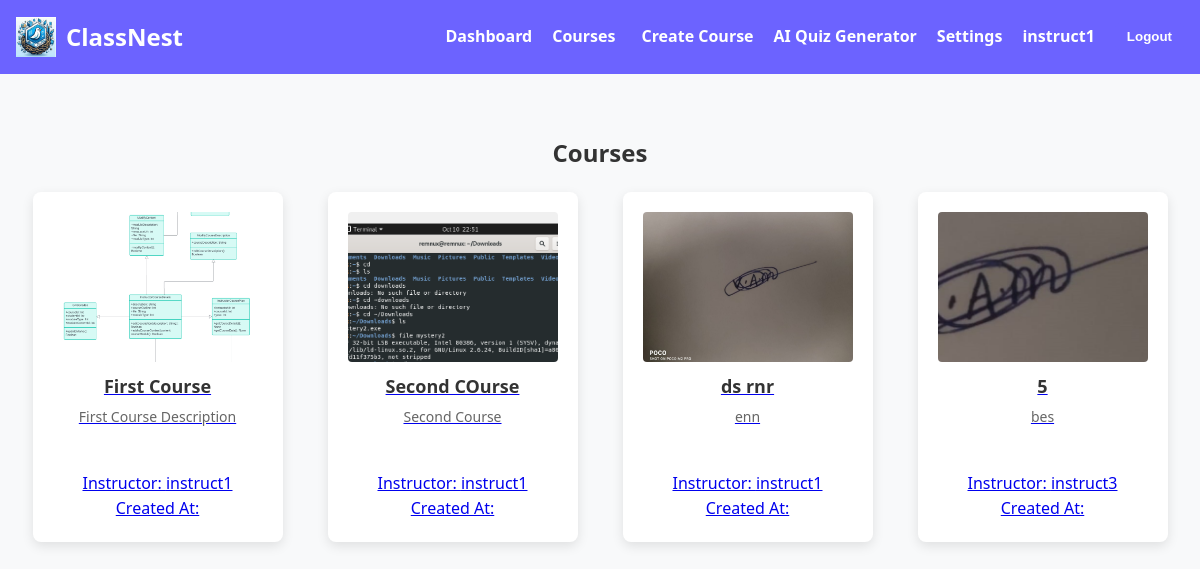
The app's page /courses/ (signed in) with its own data.
### classnest_Base/models.py (models this page shows, shortened)
class Course(models.Model):
    title = models.CharField(max_length=255)
    description = models.TextField()
    instructor = models.ForeignKey(User, on_delete=models.CASCADE, related_name='instructed_courses')
    students = models.ManyToManyField(User, related_name='enrolled_courses', blank=True)
    thumbnail = models.ImageField(upload_to='course_thumbnails/', blank=True, null=True)  # Add this line

### classnest_Base/views.py (the view)
# urls.py: path('courses/', views.courses_view, name='courses'),
@login_required
def courses_view(request):
    is_instructor = request.user.groups.filter(name='Instructor').exists()  # Use 'Instructor' instead of 'Instructors'
    courses = Course.objects.all()
    return render(request, 'classnest_Base/courses.html', {'courses': courses, 'is_instructor': is_instructor})

### classnest_Base/templates/classnest_Base/courses.html (shortened to what this page needs)
<!DOCTYPE html>
<html lang="en">
<head>
  {% load static %}
  <link rel="stylesheet" href="{% static 'classnest_Base/css/dashboard_styles.css' %}">
  <link rel="stylesheet" href="{% static 'classnest_Base/css/courses.css' %}">
</head>
<body>
  <header class="navbar">
    <div class="navbar-container">
      <div class="logo">
        <img src="{% static 'classnest_Base/img/app_icon.png' %}" alt="Logo Icon" class="logo-icon">
        ClassNest
      </div>
      <nav class="nav-links">
        <a href="{% url 'dashboard' %}">Dashboard</a>
        <a href="{% url 'courses' %}">Courses</a>
        {% if is_instructor %}
          <a href="{% url 'create-course' %}" class="create-course-btn">
             Create Course
          </a>
        {% endif %}
        <a href="#">AI Quiz Generator</a>
        <a href="{% url 'password_change' %}">Settings</a>
        <span class="user-info">{{ request.user.username }}</span>
        <form action="{% url 'logout' %}" method="post" style="display: inline;">
          <button type="submit" class="logout-btn">Logout</button>
        </form>
      </nav>
    </div>
  </header>
  <div class="courses-container">
    <h2>Courses</h2>
    <div class="courses-grid">
        {% for course in courses %}
        <a href="{% url 'course-detail' course.id %}" class="course-card-link">
            <div class="course-card">
                <img src="{{ course.thumbnail.url }}" alt="Course Thumbnail" class="course-thumbnail">
                <h3 class="course-title">{{ course.title }}</h3>
                <p class="course-description">{{ course.description }}</p>
                <p>Instructor: {{ course.instructor.username }}</p>
                <p>Created At: {{ course.created_at|date:"M d, Y" }}</p>
            </div>
        </a>
        {% empty %}
            <p>No courses available.</p>
        {% endfor %}
    </div>
  </div>
</body>
</html>

### classnest_Base/static/classnest_Base/css/dashboard_styles.css (style rules this page uses)
* { margin: 0; padding: 0; box-sizing: border-box; }
body { font-family: 'Segoe UI', Tahoma, Geneva, Verdana, sans-serif; background-color: #f8f9fa; color: #333; padding: 0; line-height: 1.6; }
.navbar { background-color: #6c63ff; color: #fff; padding: 16px; text-align: center; }
.navbar-container { max-width: 1200px; margin: 0 auto; display: flex; justify-content: space-between; align-items: center; }
.logo { font-size: 24px; font-weight: bold; }
.nav-links { display: flex; align-items: center; gap: 20px; }
.nav-links a, .user-info { color: #fff; text-decoration: none; font-weight: bold; }
.create-course-btn { padding: 8px 0px; border-radius: 6px; font-weight: bold; color: #fff; text-decoration: none; display: flex; align-items: center; gap: 6px; transition: background-color 0.3s ease; }
.user-info { font-weight: bold; }
.courses-grid { display: grid; gap: 20px; }
.logo { display: flex; align-items: center; font-size: 24px; font-weight: bold; }
.logo-icon { width: 40px; height: 40px; margin-right: 10px; }
.logout-btn { background-color: #6c63ff; color: #fff; border: none; padding: 6px 12px; border-radius: 4px; cursor: pointer; font-weight: bolder; transition: background-color 0.3s ease; }
.courses-container { max-width: 1200px; margin: 40px auto; padding: 20px; text-align: center; }
.courses-grid { display: grid; grid-template-columns: repeat(auto-fit, minmax(250px, 1fr)); gap: 20px; }
.course-card { max-width: 300px; margin: 20px auto; background-color: white; border-radius: 8px; box-shadow: 0 4px 12px rgba(0, 0, 0, 0.1); padding: 20px; text-align: center; }
.course-thumbnail { width: 150px; height: auto; border-radius: 4px; }

### classnest_Base/static/classnest_Base/css/courses.css (style rules this page uses)
.courses-container { max-width: 1200px; margin: 40px auto; padding: 20px; text-align: center; }
.courses-grid { display: grid; grid-template-columns: repeat(auto-fit, minmax(250px, 1fr)); gap: 20px; }
.course-card { width: 250px; height: 350px; background-color: white; border-radius: 8px; box-shadow: 0 4px 12px rgba(0, 0, 0, 0.1); padding: 20px; text-align: center; display: flex; flex-direction: column; justify-content: space-between; }
.course-thumbnail { width: 100%; height: 150px; object-fit: cover; border-radius: 4px; }
.course-title { font-size: 18px; color: #333; margin-top: 10px; margin-bottom: 5px; font-weight: bold; }
.course-description { font-size: 14px; color: #666; flex-grow: 1; }

### records on screen
Course: thumbnail (picture), title "First Course", description "First Course Description", instructor.username "instruct1"
Course: thumbnail (picture), title "Second COurse", description "Second Course", instructor.username "instruct1"
Course: thumbnail (picture), title "ds rnr", description "enn", instructor.username "instruct1"
Course: thumbnail (picture), title "5", description "bes", instructor.username "instruct3"

### other values on screen
{{ request.user.username }} "instruct1"
